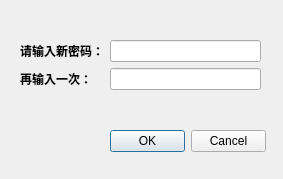
<?xml version="1.0" encoding="UTF-8"?>
<ui version="4.0">
 <class>chgpwd</class>
 <widget class="QDialog" name="chgpwd">
  <property name="windowModality">
   <enum>Qt::WindowModal</enum>
  </property>
  <property name="geometry">
   <rect>
    <x>0</x>
    <y>0</y>
    <width>283</width>
    <height>179</height>
   </rect>
  </property>
  <property name="windowTitle">
   <string>更改密码</string>
  </property>
  <property name="windowIcon">
   <iconset>
    <normaloff>icons/password128px.ico</normaloff>icons/password128px.ico</iconset>
  </property>
  <widget class="QDialogButtonBox" name="buttonBox">
   <property name="geometry">
    <rect>
     <x>110</x>
     <y>130</y>
     <width>156</width>
     <height>23</height>
    </rect>
   </property>
   <property name="orientation">
    <enum>Qt::Horizontal</enum>
   </property>
   <property name="standardButtons">
    <set>QDialogButtonBox::Cancel|QDialogButtonBox::Ok</set>
   </property>
  </widget>
  <widget class="QWidget" name="layoutWidget">
   <property name="geometry">
    <rect>
     <x>20</x>
     <y>40</y>
     <width>241</width>
     <height>81</height>
    </rect>
   </property>
   <layout class="QFormLayout" name="formLayout">
    <item row="2" column="1">
     <widget class="QLineEdit" name="line_pwd_again">
      <property name="maxLength">
       <number>20</number>
      </property>
      <property name="echoMode">
       <enum>QLineEdit::Password</enum>
      </property>
      <property name="clearButtonEnabled">
       <bool>true</bool>
      </property>
     </widget>
    </item>
    <item row="1" column="0">
     <widget class="QLabel" name="label">
      <property name="font">
       <font>
        <family>Arial Black</family>
        <weight>75</weight>
        <bold>true</bold>
       </font>
      </property>
      <property name="text">
       <string>请输入新密码：</string>
      </property>
     </widget>
    </item>
    <item row="2" column="0">
     <widget class="QLabel" name="label_2">
      <property name="font">
       <font>
        <family>Arial Black</family>
        <weight>75</weight>
        <bold>true</bold>
       </font>
      </property>
      <property name="text">
       <string>再输入一次：</string>
      </property>
     </widget>
    </item>
    <item row="1" column="1">
     <widget class="QLineEdit" name="line_pwd_one">
      <property name="maxLength">
       <number>20</number>
      </property>
      <property name="echoMode">
       <enum>QLineEdit::Password</enum>
      </property>
      <property name="clearButtonEnabled">
       <bool>true</bool>
      </property>
     </widget>
    </item>
   </layout>
  </widget>
 </widget>
 <tabstops>
  <tabstop>line_pwd_one</tabstop>
  <tabstop>line_pwd_again</tabstop>
 </tabstops>
 <resources/>
 <connections>
  <connection>
   <sender>buttonBox</sender>
   <signal>accepted()</signal>
   <receiver>chgpwd</receiver>
   <slot>accept()</slot>
   <hints>
    <hint type="sourcelabel">
     <x>248</x>
     <y>254</y>
    </hint>
    <hint type="destinationlabel">
     <x>157</x>
     <y>274</y>
    </hint>
   </hints>
  </connection>
  <connection>
   <sender>buttonBox</sender>
   <signal>rejected()</signal>
   <receiver>chgpwd</receiver>
   <slot>reject()</slot>
   <hints>
    <hint type="sourcelabel">
     <x>316</x>
     <y>260</y>
    </hint>
    <hint type="destinationlabel">
     <x>286</x>
     <y>274</y>
    </hint>
   </hints>
  </connection>
 </connections>
</ui>
